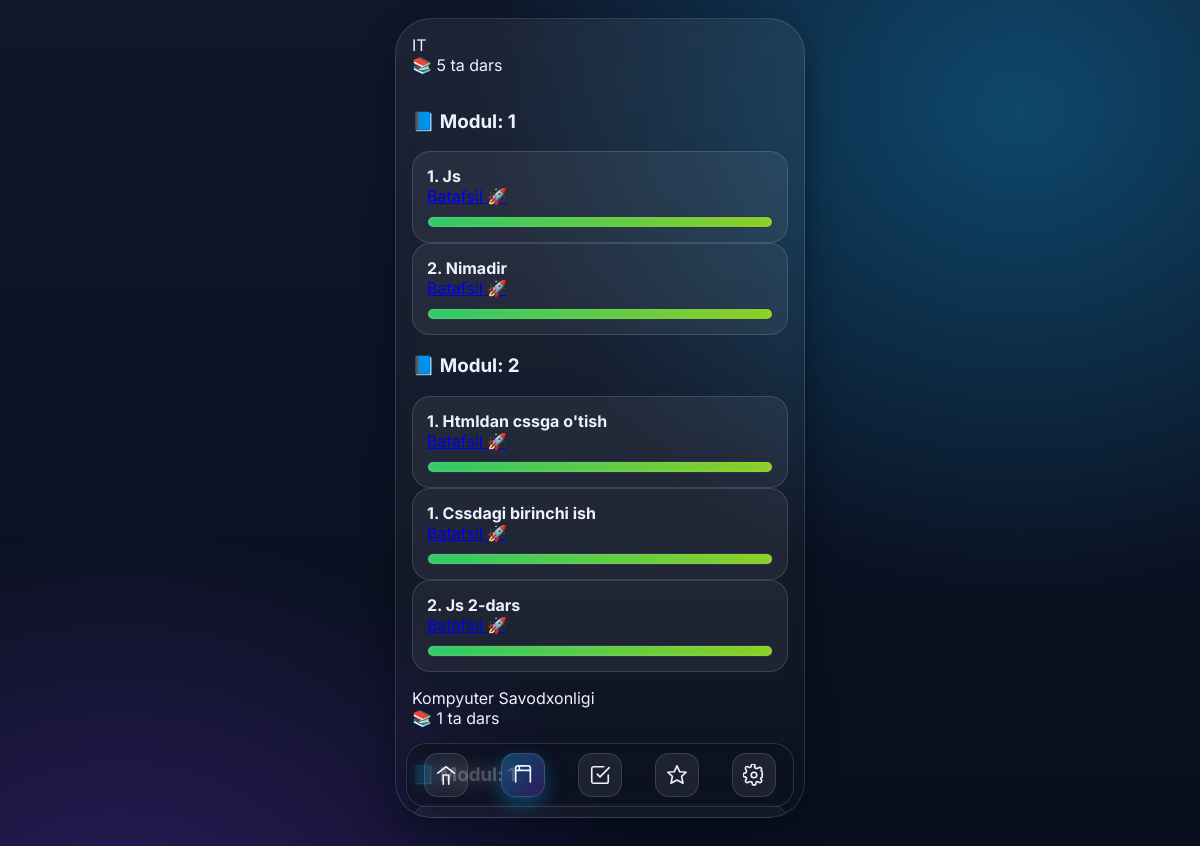
Screenshot of /student/lessons/ (signed in) with the database file from the repository.
### blog/models.py (models this page shows, shortened)
class Lesson_group(models.Model):
    title = models.CharField(max_length=255)
    groups = models.ManyToManyField(   # ForeignKey o‘rniga ManyToMany qo‘ydik
        Group,
        related_name="lessons"
    )
    teachers = models.ManyToManyField(
        Worker,
        related_name="teacher_groups",
        limit_choices_to={'category': 'Teacher'}  # faqat teacher qo‘shiladi
    )

class Lesson(models.Model):
    lesson_number = models.IntegerField(default=1, editable=False)
    lesson_group = models.ForeignKey("Lesson_group", on_delete=models.CASCADE, related_name="lessons")
    modul = models.IntegerField(default=1)
    title = models.CharField(max_length=255)
    video = models.FileField(upload_to='lessons/videos/', null=True, blank=True)
    description = models.TextField(null=True, blank=True)
    note = models.FileField(upload_to='lessons/notes/', null=True, blank=True)
    homework = models.FileField(upload_to='lessons/homeworks/', null=True, blank=True)
    date = models.DateField(auto_now_add=True)

### blog/views.py (the view)
# urls.py: path("student/lessons/", views.student_lessons, name="student_lessons"),
def student_lessons(request):
    worker = _get_current_worker(request)
    if not worker:
        return redirect("index")
    lesson_groups = Lesson_group.objects.filter(
        groups__in=worker.student_groups.all()
    ).prefetch_related("lessons").distinct()
    lesson_nums = lesson_groups.count()
    return render(
        request,
        "student/lesson/lesson.html",
        {"worker": worker, "lesson_groups": lesson_groups , "lesson_nums": lesson_nums},
    )

### blog/views.py (called while the page is built)
def _get_current_worker(request):
    worker_id = request.session.get("worker_id")
    if not worker_id:
        return None
    try:
        return Worker.objects.get(id=worker_id)
    except Worker.DoesNotExist:
        return None

### blog/templates/student/lesson/lesson.html (shortened to what this page needs)
<!DOCTYPE html>
<html lang="uz">
  <head>
  </head>
  <body>
    <main class="phone" role="main" aria-label="Lessons Page">
      <div class="screen">
        {% if lesson_groups %}
          {% for lg in lesson_groups %}
            <section class="course-card">
              <div class="course-title">{{ lg.title }}</div>
              <div class="course-info">📚 {{ lg.lessons.count }} ta dars</div>
            </section>
            <div class="lesson-list">
              {% regroup lg.lessons.all|dictsort:'modul' by modul as modul_list %}
              {% for modul in modul_list %}
                <div class="modul-block">
                  <h3>📘 Modul: {{ modul.grouper }}</h3>
                  {% for lesson in modul.list|dictsort:'lesson_number' %}
                    <section class="progress-card" aria-label="Lesson {{ lesson.title }}">
                      <div class="progress-head">
                        <div>
                          <div style="font-weight:700">{{ lesson.lesson_number }}. {{ lesson.title }}</div>
                          <a href="{% url 'student_lesson_detail' lesson.id %}">Batafsil 🚀</a>
                        </div>
                      </div>
                      <div class="progress">
                        <span></span>
                      </div>
                    </section>
                  {% endfor %}
                </div>
              {% endfor %}
            </div>
          {% endfor %}
        {% else %}
          <div class="empty">Hozircha sizga tegishli dars guruhlari mavjud emas.</div>
        {% endif %}
      </div>
      <nav class="dock" aria-label="Asosiy navigatsiya">
        <div class="i" title="Home" style="position: relative;">
          <a href="{% url 'student_home' %}" style="position: absolute; width: 100%; height: 100%;"></a>
          <svg width="22" height="22" viewBox="0 0 24 24" fill="none" stroke="currentColor" stroke-width="1.8" stroke-linecap="round" stroke-linejoin="round">
            <path d="M3 10l9-7 9 7" />
            <path d="M9 22V12h6v10" />
          </svg>
        </div>
        <div class="i active" title="Darslar" style="position: relative;">
          <a href="{% url 'student_lessons' %}" style="position: absolute; width: 100%; height: 100%;"></a>
          <svg width="22" height="22" viewBox="0 0 24 24" fill="none" stroke="currentColor" stroke-width="1.8" stroke-linecap="round" stroke-linejoin="round">
            <path d="M4 19.5V4.5A2.5 2.5 0 0 1 6.5 2h11A2.5 2.5 0 0 1 20 4.5v15" />
            <path d="M4 7h16M8 2v4" />
          </svg>
        </div>
        <div class="i" title="Topshiriqlar">
          <svg width="22" height="22" viewBox="0 0 24 24" fill="none" stroke="currentColor" stroke-width="1.8" stroke-linecap="round" stroke-linejoin="round">
            <path d="M9 11l3 3L22 4" />
            <path d="M21 12v7a2 2 0 0 1-2 2H5a2 2 0 0 1-2-2V5a2 2 0 0 1 2-2h11" />
          </svg>
        </div>
        <div class="i" title="Reyting" style="position: relative;">
          <a href="{% url 'student_reyting' %}" style="position: absolute; width: 100%; height: 100%;"></a>
          <svg width="22" height="22" viewBox="0 0 24 24" fill="none" stroke="currentColor" stroke-width="1.8" stroke-linecap="round" stroke-linejoin="round">
            <polygon points="12 2 15 8.5 22 9 17 13.5 18.5 21 12 17.5 5.5 21 7 13.5 2 9 9 8.5 12 2" />
          </svg>
        </div>
        <div class="i" title="Sozlamalar" style="position: relative;">
          <a href="{% url 'student_setting' %}" style="position: absolute; width: 100%; height: 100%;"></a>
        </div>
      </nav>
    </main>
  </body>
</html>

### blog/templates/student/lesson/lesson.html (style rules this page uses)
:root { --bg1: #0ea5ea; --bg2: #7c3aed; --bg3: #0f172a; --text: #eef2ff; --muted: #cbd5e1; --card: #0b1224bb; --stroke: #ffffff22; --accent: #06b6d4; --radius: 24px; --shadow: 0 12px 30px rgba(2, 8, 23, 0.45); }
* { box-sizing: border-box; }
html, body { min-height: 100%; }
body { margin: 0; color: var(--text); font-family: Inter, system-ui, -apple-system, Segoe UI, Roboto, Arial, 'Noto Sans', sans-serif; background: radial-gradient(900px 800px at 85% 10%, rgba(14, 165, 234, 0.35), transparent 60%), radial-gradient(900px 800px at 10% 90%, rgba(124, 58, 237, 0.35), transparent 60%), linear-gradient(180deg, var(--bg3) 0%, #070c1a 100%); display: grid; place-items: center; padding: 18px; }
.phone { width: min(410px, 94vw); height: min(800px, 178vw); border-radius: 36px; overflow: hidden; border: 1px solid var(--stroke); box-shadow: var(--shadow); background: linear-gradient(180deg, rgba(255, 255, 255, 0.06), rgba(255, 255, 255, 0.02)); backdrop-filter: blur(8px); position: relative; }
.screen { height: 100%; overflow: auto; padding: 16px; display: flex; flex-direction: column; gap: 16px; }
.progress-card { padding: 14px; border-radius: 18px; border: 1px solid var(--stroke); background: rgba(255, 255, 255, 0.06); }
.progress-head { display: flex; justify-content: space-between; align-items: end; margin-bottom: 10px; }
.progress { width: 100%; height: 12px; border-radius: 999px; background: #0b1327; border: 1px solid var(--stroke); overflow: hidden; }
.progress > span { display: block; height: 100%; width: 100%; background: linear-gradient(90deg, #22c55e, #84cc16); box-shadow: inset 0 0 8px rgba(255, 255, 255, 0.25); }
.dock { position: absolute; left: 10px; right: 10px; bottom: 10px; height: 64px; border-radius: 20px; background: rgba(10, 16, 31, 0.7); border: 1px solid var(--stroke); backdrop-filter: blur(8px); display: flex; justify-content: space-around; align-items: center; box-shadow: var(--shadow); }
.dock .i { width: 44px; height: 44px; border-radius: 14px; display: grid; place-items: center; cursor: pointer; border: 1px solid var(--stroke); background: rgba(255, 255, 255, 0.07); transition: 0.2s; }
.dock .i.active { background: linear-gradient(135deg, rgba(14, 165, 234, 0.35), rgba(124, 58, 237, 0.3)); box-shadow: 0 8px 18px rgba(14, 165, 234, 0.35); }

### rows the page displays
Lesson_group: title "IT", lessons.count "5", grouper "1" "2"
Lesson: lesson_number "1", title "Js"
Lesson: lesson_number "2", title "Nimadir"
Lesson: lesson_number "1", title "Htmldan cssga o'tish"
Lesson: lesson_number "1", title "Cssdagi birinchi ish"
Lesson: lesson_number "2", title "Js 2-dars"
Lesson_group: title "Kompyuter Savodxonligi", lessons.count "1", grouper "1"
